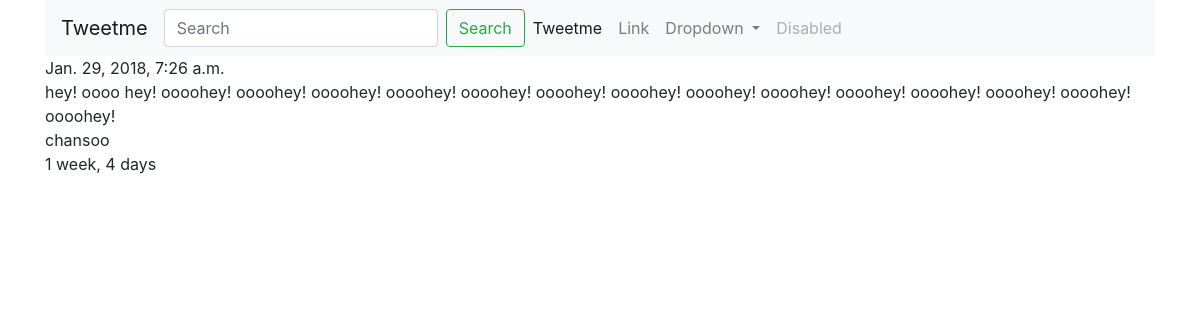
The app's page /tweets/1/ with its own data.
### tweets/models.py (models this page shows, shortened)
class Tweet(models.Model):
    parent = models.ForeignKey("self", blank=True, null=True)
    user = models.ForeignKey(settings.AUTH_USER_MODEL)
    content = models.CharField(max_length=140, default="tweet anyting", validators=[validate_content])
    liked = models.ManyToManyField(settings.AUTH_USER_MODEL, blank=True, related_name='liked')
    updated_at = models.DateTimeField(auto_now=True)
    timestamp = models.DateTimeField(auto_now_add=True)
    reply = models.BooleanField(verbose_name='is a reply', default=False)
    objects = TweetManager()

### tweets/views.py (the view)
# urls.py: url(r'^(?P<pk>\d+)/$', TweetDetailView.as_view(), name='detail'),
class TweetDetailView(DetailView):
    queryset = Tweet.objects.all()

### tweets/templates/tweets/tweet_detail.html (shortened to what this page needs)
{% extends "base.html" %}
{% block content %}
    {{ object.updated_at }}<br>
    {{ object.content }}<br>
    {{ object.user }}<br>
    {{ object.timestamp|timesince }}
{% endblock content %}

### records on screen
Tweet: updated_at "Jan. 29, 2018, 7:26 a.m.", content "hey! oooo hey! oooohey! oooohey! oooohey! oooohey! oooohey! oooohey! oooohey! oooohey! oooohey! oooohey! oooohey! oooohey! oooohey! oooohey!", user "chansoo", timestamp "1 week, 4 days"
